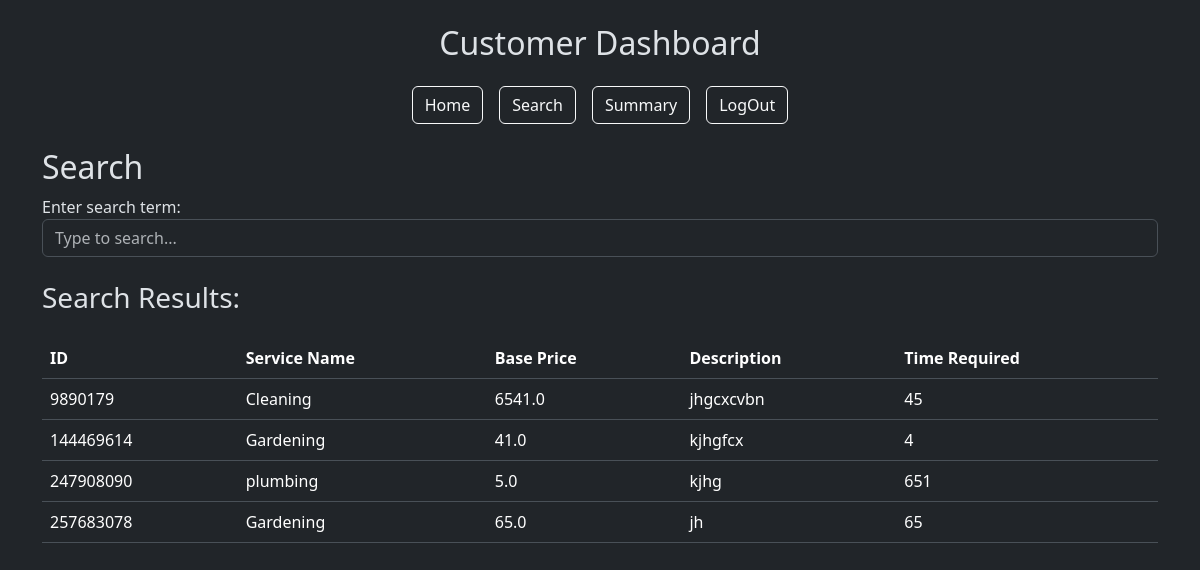
Page /search (signed in) on the earlier database version.
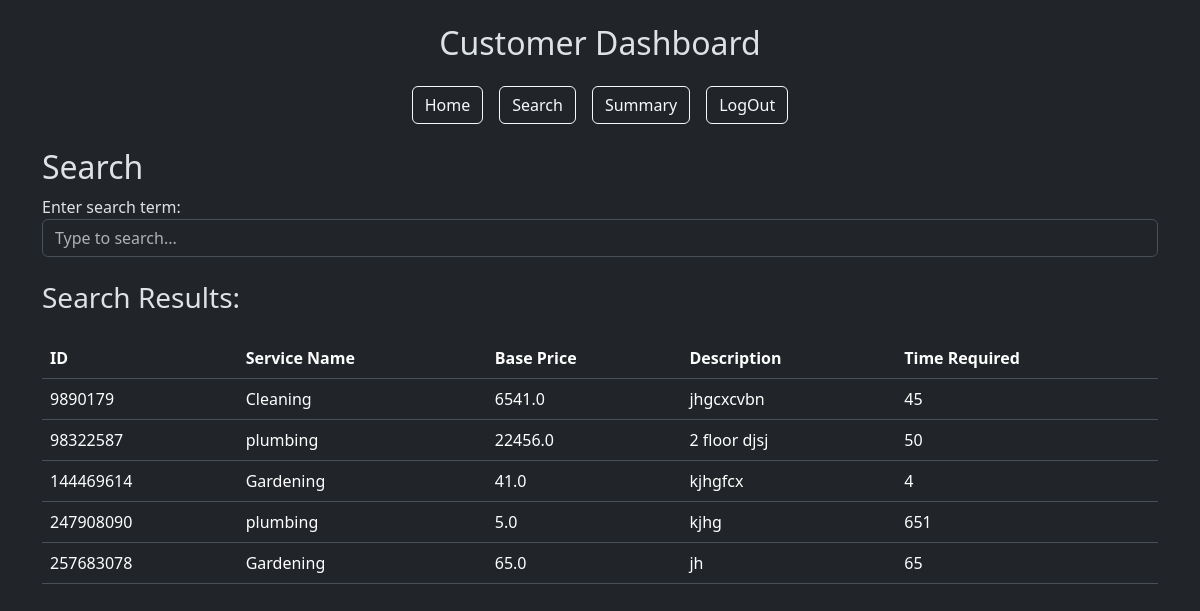
Same page on the later database version.
### models.py (models this page shows)
class Service(db.Model):
    __tablename__ = 'service'
    id = db.Column(db.Integer, primary_key=True)
    service_name = db.Column(db.String(80), unique=False, nullable=False)
    description = db.Column(db.Text, nullable=False)
    price = db.Column(db.Float, nullable=False)
    time_required = db.Column(db.Integer, nullable=False)
    service_requests = db.relationship('ServiceRequest', back_populates='service', lazy=True)

### app.py (the view)
@app.route('/search', methods=['GET', 'POST'])
def search():
    customers = Customer.query.all()
    professionals = Professional.query.all()
    services = Service.query.all()
    service_requests = ServiceRequest.query.all()
    return render_template('search.html', customers=customers, professionals=professionals, services=services, service_requests=service_requests)

### templates/search.html (shortened to what this page needs)
{% extends "layout.html" %}  {% block content %}
<h2>Search</h2>
<div class="form-group">
  <label for="search_term">Enter search term:</label>
  <input
    type="text"
    class="form-control"
    id="search_term"
    name="search_term"
    placeholder="Type to search..."
  />
</div>
<h3 class="my-4">Search Results:</h3>
{% if session.get('user_role') == 'admin' %}
<h4>Service Requests:</h4>
<div class="table-responsive admin">
  <table class="table">
    <thead>
      <tr>
        <th>ID</th>
        <th>Requested By</th>
        <th>Assigned Professional</th>
        <th>Requested Date</th>
        <th>Status</th>
      </tr>
    </thead>
    <tbody>
      {% for service_request in service_requests %}
      <tr class="item">
        <td>{{service_request.id}}</td>
        <td>
          {{ service_request.customer.user.name if service_request.professional
          else 'N/A' }}
        </td>
        <td>
          {{ service_request.professional.user.name if
          service_request.professional else 'N/A' }}
        </td>
        <td>{{service_request.date_of_request.strftime('%Y-%m-%d') }}</td>
        <td>{{service_request.status}}</td>
      </tr>
      {% endfor %}
    </tbody>
  </table>
</div>
<h4>Customers:</h4>
<div class="table-responsive admin">
  <table class="table">
    <thead>
      <tr>
        <th>ID</th>
        <th>Name</th>
        <th>Address</th>
        <th>Contact</th>
        <th>Pincode</th>
      </tr>
    </thead>
    <tbody>
      {% for customer in customers %}
      <tr class="item">
        <td>{{customer.id}}</td>
        <td>{{customer.user.name}}</td>
        <td>{{customer.address}}</td>
        <td>{{customer.contact}}</td>
        <td>{{customer.pincode}}</td>
      </tr>
      {% endfor %}
    </tbody>
  </table>
</div>
<h4>Professionals:</h4>
<div class="table-responsive admin">
  <table class="table">
    <thead>
      <tr>
        <th>ID</th>
        <th>Name</th>
        <th>Experience</th>
        <th>Service Name</th>
        <th>Pincode</th>
      </tr>
    </thead>
    <tbody>
      {% for professional in professionals %}
      <tr class="item">
        <td>{{professional.id}}</td>
        <td>{{professional.user.name}}</td>
        <td>{{professional.experience}}</td>
        <td>{{professional.service_name}}</td>
        <td>{{professional.pincode}}</td>
      </tr>
      {% endfor %}
    </tbody>
  </table>
</div>
{% elif session.get('user_role') == 'customer' %}
<div class="table-responsive">
  <table class="table">
    <thead>
      <tr>
        <th>ID</th>
        <th>Service Name</th>
        <th>Base Price</th>
        <th>Description</th>
        <th>Time Required</th>
      </tr>
    </thead>
    <tbody>
      {% for service in services %}
      <tr class="item">
        <td>{{service.id}}</td>
        <td>{{service.service_name}}</td>
        <td>{{service.price}}</td>
        <td>{{service.description}}</td>
        <td>{{service.time_required}}</td>
      </tr>
      {% endfor %}
    </tbody>
  </table>
</div>
{% endif %} {% endblock %}

Differences in the rows shown:
added Service: id "98322587", service_name "plumbing", price "22456.0", description "2 floor djsj", time_required "50"
